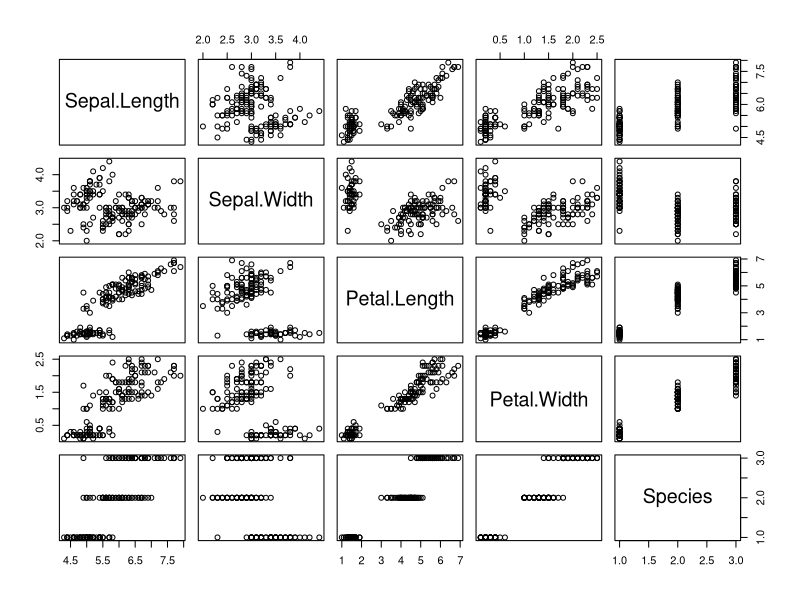
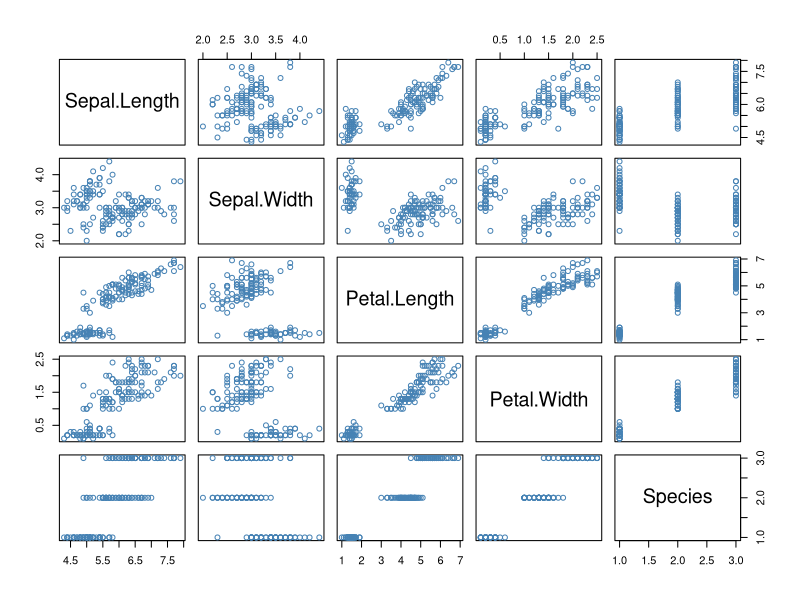
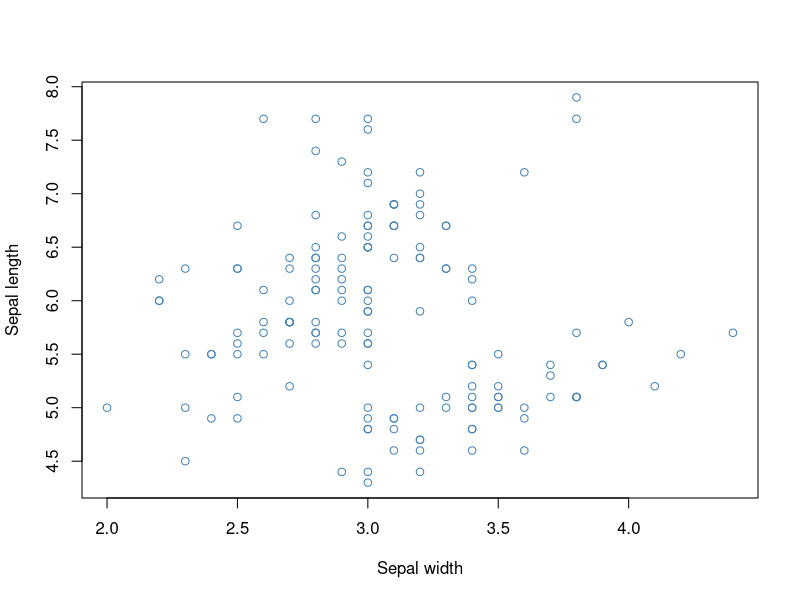

Write the R code that produced these figures, in order.
### Project-1
# loading library and dataset

library(datasets)
data("iris")

# head n tail of data
head(iris,4)
tail(iris,4)

#Summary
summary(iris)

#specific column detail and summary
iris$Sepal.Length
summary(iris$Sepal.Length)

## Checking missing data?
sum(is.na(iris))

# skimr() - expands on summary() by providing larger set of statistics
#  install.packages("skimr")
# https://github.com/ropensci/skimr

library(skimr)

skim(iris)

# Group data by Species then perform skim
iris %>% 
  dplyr::group_by(Species) %>% 
  skim() 


## Data Visualization in R

# Panel plots
plot(iris)
plot(iris, col = "steelblue")


##scatter plot

plot(iris$Sepal.Width, iris$Sepal.Length, col = "steelblue",     #Adds x and y axis labels
     xlab = "Sepal width", ylab = "Sepal length")





